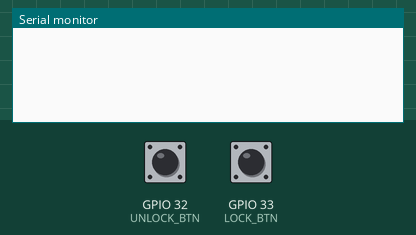
Simulated run of this sketch. Board: ESP32. Shown: the last lines printed to the serial monitor. The test bench sets the inputs (shaded band); at power-on: GPIO 32 (UNLOCK_BTN) HIGH, GPIO 33 (LOCK_BTN) HIGH.

Above: at 1.2 s.
1.3 s: GPIO 32 (UNLOCK_BTN) pulled LOW for 0.15 s
At 2.7 s:
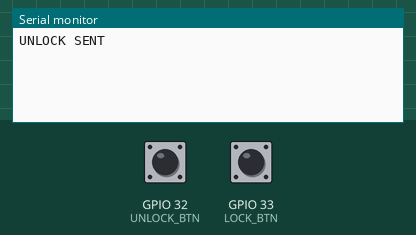
3.2 s: GPIO 33 (LOCK_BTN) pulled LOW for 0.15 s
At 4.1 s:
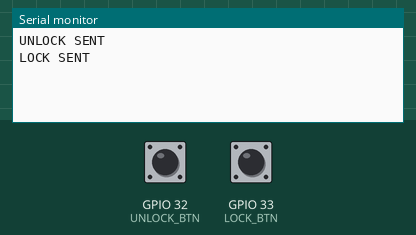

Measured:
- after the input at 1.3 s, the serial monitor: prints a new line after 0.45 s (image 1)
- after the input at 3.2 s, the serial monitor: prints a new line after 0.45 s (image 2)

The sketch:

S3_KeyFinalCode.ino
```cpp
#include <RCSwitch.h>

#define TX_PIN 26
#define LOCK_BTN 33
#define UNLOCK_BTN 32

#define ID 0xA
#define SECRET_KEY 0x2A5

RCSwitch rc;

unsigned int counter = 0;

unsigned int f(unsigned int x) {
  unsigned int base = (x * x + 3 * x + 7);
  return (base ^ SECRET_KEY) & 0x1FF;
}

void setup() {
  Serial.begin(115200);

  pinMode(LOCK_BTN, INPUT_PULLUP);
  pinMode(UNLOCK_BTN, INPUT_PULLUP);

  rc.enableTransmit(TX_PIN);
  rc.setPulseLength(350);
  rc.setRepeatTransmit(3);
}

void loop() {

  if (digitalRead(UNLOCK_BTN) == LOW) {

    counter = (counter + 1) % 64;

    unsigned int result = f(counter);

    unsigned long msg =
      ((unsigned long)ID << 17) |
      ((unsigned long)1 << 15) |
      ((unsigned long)counter << 9) |
      result;

    rc.send(msg, 21);
    Serial.println("UNLOCK SENT");
    delay(500);
  }

  else if (digitalRead(LOCK_BTN) == LOW) {

    counter = (counter + 1) % 64;

    unsigned int result = f(counter);

    unsigned long msg =
      ((unsigned long)ID << 17) |
      ((unsigned long)2 << 15) |
      ((unsigned long)counter << 9) |
      result;

    rc.send(msg, 21);
    Serial.println("LOCK SENT");
    delay(500);
  }
}
```
